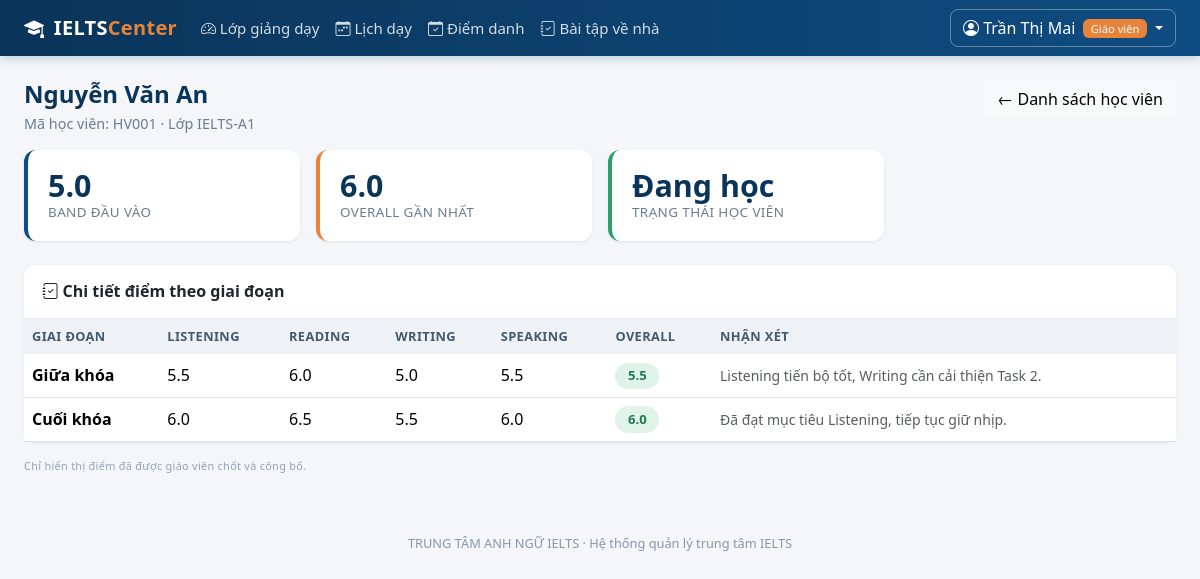
The app's page /giao-vien/lop/1/hoc-vien/1 (signed in) with its own data.
### models.py (models this page shows, shortened)
class User(UserMixin, db.Model):
    __tablename__ = "users"
    id = db.Column(db.Integer, primary_key=True)
    username = db.Column(db.String(50), unique=True, nullable=False, index=True)
    password_hash = db.Column(db.String(255), nullable=False)
    role = db.Column(db.String(20), nullable=False, default=ROLE_STUDENT)
    full_name = db.Column(db.String(120), nullable=False)
    email = db.Column(db.String(120))
    phone = db.Column(db.String(20))
    is_locked = db.Column(db.Boolean, default=False, nullable=False)
    failed_logins = db.Column(db.Integer, default=0, nullable=False)
    created_at = db.Column(db.DateTime, default=datetime.now)
    teacher = db.relationship(
        "TeacherProfile", back_populates="user", uselist=False, cascade="all, delete-orphan"
    )
    student = db.relationship(
        "StudentProfile", back_populates="user", uselist=False, cascade="all, delete-orphan"
    )
    @property
    def role_label(self):
        return ROLE_LABELS.get(self.role, self.role)
    @property
    def is_admin(self):
        return self.role == ROLE_ADMIN
    @property
    def is_teacher(self):
        return self.role == ROLE_TEACHER

class StudentProfile(db.Model):
    __tablename__ = "student_profiles"
    id = db.Column(db.Integer, primary_key=True)
    user_id = db.Column(db.Integer, db.ForeignKey("users.id"), unique=True, nullable=False)
    code = db.Column(db.String(20), unique=True)   # ma hoc vien
    dob = db.Column(db.Date)
    address = db.Column(db.String(200))
    entry_band = db.Column(db.Float)               # band kiem tra dau vao
    is_active = db.Column(db.Boolean, default=True, nullable=False)
    user = db.relationship("User", back_populates="student")
    enrollments = db.relationship(
        "Enrollment", back_populates="student", cascade="all, delete-orphan"
    )
    @property
    def full_name(self):
        return self.user.full_name

class ClassRoom(db.Model):
    __tablename__ = "classes"
    id = db.Column(db.Integer, primary_key=True)
    code = db.Column(db.String(20), unique=True, nullable=False)
    course_id = db.Column(db.Integer, db.ForeignKey("courses.id"), nullable=False)
    teacher_id = db.Column(db.Integer, db.ForeignKey("teacher_profiles.id"))
    room = db.Column(db.String(30))
    start_date = db.Column(db.Date)
    max_size = db.Column(db.Integer, default=20, nullable=False)
    status = db.Column(db.String(20), default="open", nullable=False)
    course = db.relationship("Course", back_populates="classes")
    teacher = db.relationship("TeacherProfile", back_populates="classes")
    schedules = db.relationship(
        "Schedule", back_populates="classroom", cascade="all, delete-orphan"
    )
    enrollments = db.relationship(
        "Enrollment", back_populates="classroom", cascade="all, delete-orphan"
    )
    homework_assignments = db.relationship(
        "Homework", back_populates="classroom", cascade="all, delete-orphan"
    )

class ScoreRecord(db.Model):
    __tablename__ = "score_records"
    id = db.Column(db.Integer, primary_key=True)
    enrollment_id = db.Column(db.Integer, db.ForeignKey("enrollments.id"), nullable=False)
    term = db.Column(db.String(50), nullable=False)   # vi du: Dau vao / Giua khoa / Cuoi khoa
    listening = db.Column(db.Float)
    reading = db.Column(db.Float)
    writing = db.Column(db.Float)
    speaking = db.Column(db.Float)
    overall = db.Column(db.Float)
    comment = db.Column(db.Text)
    is_published = db.Column(db.Boolean, default=False, nullable=False)
    updated_at = db.Column(db.DateTime, default=datetime.now, onupdate=datetime.now)
    enrollment = db.relationship("Enrollment", back_populates="scores")
    logs = db.relationship("ScoreLog", back_populates="score", cascade="all, delete-orphan")

class Enrollment(db.Model):
    __tablename__ = "enrollments"
    __table_args__ = (db.UniqueConstraint("student_id", "class_id", name="uq_student_class"),)
    id = db.Column(db.Integer, primary_key=True)
    student_id = db.Column(db.Integer, db.ForeignKey("student_profiles.id"), nullable=False)
    class_id = db.Column(db.Integer, db.ForeignKey("classes.id"), nullable=False)
    enrolled_at = db.Column(db.DateTime, default=datetime.now)
    status = db.Column(db.String(20), default="studying", nullable=False)
    student = db.relationship("StudentProfile", back_populates="enrollments")
    classroom = db.relationship("ClassRoom", back_populates="enrollments")
    scores = db.relationship(
        "ScoreRecord", back_populates="enrollment", cascade="all, delete-orphan"
    )
    attendance_records = db.relationship(
        "AttendanceRecord",
        back_populates="enrollment",
        cascade="all, delete-orphan",
        order_by="AttendanceRecord.attendance_date.desc()",
    )
    homework_submissions = db.relationship(
        "HomeworkSubmission",
        back_populates="enrollment",
        cascade="all, delete-orphan",
        order_by="HomeworkSubmission.submitted_at.desc()",
    )
    @property
    def status_label(self):
        return ENROLL_STATUS.get(self.status, self.status)
    @property
    def latest_score(self):
        published = [s for s in self.scores if s.is_published]
        if not published:
            return None
        return sorted(published, key=lambda s: s.updated_at or datetime.min)[-1]

### blueprints/teacher.py (the view)
@teacher_bp.route("/lop/<int:class_id>/hoc-vien/<int:enrollment_id>")
def student_scores(class_id, enrollment_id):
    classroom = db.session.get(ClassRoom, class_id)
    if not owns_class(classroom):
        flash("Bạn không được phân công phụ trách lớp này.", "danger")
        return redirect(url_for("teacher.dashboard"))
    enrollment = Enrollment.query.filter_by(
        id=enrollment_id, class_id=class_id
    ).first()
    if enrollment is None:
        abort(404)
    term_order = {term: index for index, term in enumerate(TERMS)}
    published_scores = sorted(
        (score for score in enrollment.scores if score.is_published),
        key=lambda score: (
            term_order.get(score.term, len(TERMS)),
            score.id,
        ),
    )
    return render_template(
        "teacher/student_scores.html",
        classroom=classroom,
        enrollment=enrollment,
        published_scores=published_scores,
        skills=SKILLS,
    )

### blueprints/teacher.py (called while the page is built)
@teacher_bp.before_request
@teacher_required
def _guard():
    return None

def owns_class(classroom):
    profile = current_user.teacher
    return profile is not None and classroom is not None and classroom.teacher_id == profile.id

### models.py (called while the page is built)
@login_manager.user_loader
def load_user(user_id):
    return db.session.get(User, int(user_id))

### utils.py (called while the page is built)
def role_required(*roles):
    def decorator(view):
        @wraps(view)
        def wrapper(*args, **kwargs):
            if not current_user.is_authenticated:
                flash("Vui lòng đăng nhập để tiếp tục.", "warning")
                return redirect(url_for("auth.login"))
            if current_user.role not in roles:
                abort(403)
            return view(*args, **kwargs)
        return wrapper
    return decorator

### templates/teacher/student_scores.html (shortened to what this page needs)
{% extends "base.html" %}
{% block content %}
<div class="d-flex justify-content-between align-items-start mb-3 flex-wrap gap-2">
  <div>
    <h4 class="page-title mb-1">{{ enrollment.student.full_name }}</h4>
    <p class="page-sub mb-0">
      Mã học viên: {{ enrollment.student.code or '—' }} · Lớp {{ classroom.code }}
    </p>
  </div>
  <a href="{{ url_for('teacher.class_detail', class_id=classroom.id) }}" class="btn btn-light">
    ← Danh sách học viên
  </a>
</div>
<div class="row g-3 mb-4">
  <div class="col-6 col-lg-3">
    <div class="stat-card">
      <div class="stat-value">{{ enrollment.student.entry_band if enrollment.student.entry_band is not none else '—' }}</div>
      <div class="stat-label">Band đầu vào</div>
    </div>
  </div>
  <div class="col-6 col-lg-3">
    <div class="stat-card accent">
      {% set latest = enrollment.latest_score %}
      <div class="stat-value">{{ latest.overall if latest and latest.overall is not none else '—' }}</div>
      <div class="stat-label">Overall gần nhất</div>
    </div>
  </div>
  <div class="col-6 col-lg-3">
    <div class="stat-card green">
      <div class="stat-value">{{ enrollment.status_label }}</div>
      <div class="stat-label">Trạng thái học viên</div>
    </div>
  </div>
</div>
<div class="card">
  <div class="card-header"><i class="bi bi-journal-check"></i> Chi tiết điểm theo giai đoạn</div>
  <div class="table-responsive">
    <table class="table table-hover mb-0">
      <thead>
        <tr>
          <th>Giai đoạn</th>
          {% for key, label in skills %}<th>{{ label }}</th>{% endfor %}
          <th>Overall</th>
          <th>Nhận xét</th>
        </tr>
      </thead>
      <tbody>
      {% for score in published_scores %}
        <tr>
          <td class="fw-semibold">{{ score.term }}</td>
          {% for key, label in skills %}
            <td>{{ score[key] if score[key] is not none else '—' }}</td>
          {% endfor %}
          <td>
            {% if score.overall is not none %}
              <span class="band-pill high">{{ score.overall }}</span>
            {% else %}<span class="band-pill none">—</span>{% endif %}
          </td>
          <td class="small text-muted">{{ score.comment or '—' }}</td>
        </tr>
      {% else %}
        <tr><td colspan="7" class="text-center text-muted py-4">Chưa có điểm nào được công bố.</td></tr>
      {% endfor %}
      </tbody>
    </table>
  </div>
</div>
<p class="uc-tag mt-3">Chỉ hiển thị điểm đã được giáo viên chốt và công bố.</p>
{% endblock %}

### templates/base.html (shortened to what this page needs)
<!DOCTYPE html>
<html lang="vi">
<head>
  <link href="{{ url_for('static', filename='vendor/bootstrap/bootstrap.min.css') }}" rel="stylesheet">
  <link href="{{ url_for('static', filename='vendor/bootstrap-icons/bootstrap-icons.min.css') }}" rel="stylesheet">
  <link rel="stylesheet" href="{{ url_for('static', filename='css/style.css') }}">
</head>
<body class="{% if not current_user.is_authenticated %}page-auth{% endif %}">
{% if current_user.is_authenticated %}
<nav class="navbar navbar-expand-lg app-navbar sticky-top">
  <div class="container-fluid px-4">
    <a class="navbar-brand" href="{{ url_for('auth.index') }}">
      <i class="bi bi-mortarboard-fill me-1"></i> IELTS<span class="brand-light">Center</span>
    </a>
    <div class="collapse navbar-collapse" id="mainNav">
      <ul class="navbar-nav me-auto">
        {% if current_user.is_admin %}
          <li class="nav-item"><a class="nav-link" href="{{ url_for('admin.dashboard') }}"><i class="bi bi-speedometer2"></i> Tổng quan</a></li>
          <li class="nav-item"><a class="nav-link" href="{{ url_for('admin.courses') }}"><i class="bi bi-journal-bookmark"></i> Khóa học</a></li>
          <li class="nav-item"><a class="nav-link" href="{{ url_for('admin.classes') }}"><i class="bi bi-people"></i> Lớp học</a></li>
          <li class="nav-item"><a class="nav-link" href="{{ url_for('admin.schedule_management') }}"><i class="bi bi-calendar-week"></i> Lịch học</a></li>
          <li class="nav-item"><a class="nav-link" href="{{ url_for('admin.teachers') }}"><i class="bi bi-person-video3"></i> Giáo viên</a></li>
          <li class="nav-item"><a class="nav-link" href="{{ url_for('admin.students') }}"><i class="bi bi-person-badge"></i> Học viên</a></li>
          <li class="nav-item"><a class="nav-link" href="{{ url_for('admin.attendance_report') }}"><i class="bi bi-calendar-check"></i> Điểm danh</a></li>
          <li class="nav-item"><a class="nav-link" href="{{ url_for('admin.accounts') }}"><i class="bi bi-shield-lock"></i> Tài khoản</a></li>
          <li class="nav-item"><a class="nav-link" href="{{ url_for('admin.scores') }}"><i class="bi bi-clipboard-data"></i> Kết quả</a></li>
        {% elif current_user.is_teacher %}
          <li class="nav-item"><a class="nav-link" href="{{ url_for('teacher.dashboard') }}"><i class="bi bi-speedometer2"></i> Lớp giảng dạy</a></li>
          <li class="nav-item"><a class="nav-link" href="{{ url_for('teacher.schedule') }}"><i class="bi bi-calendar-week"></i> Lịch dạy</a></li>
          <li class="nav-item"><a class="nav-link" href="{{ url_for('teacher.attendance') }}"><i class="bi bi-calendar-check"></i> Điểm danh</a></li>
          <li class="nav-item"><a class="nav-link" href="{{ url_for('teacher.homework_list') }}"><i class="bi bi-journal-check"></i> Bài tập về nhà</a></li>
        {% endif %}
      </ul>
      <div class="dropdown">
        <a class="btn btn-user dropdown-toggle" href="#" data-bs-toggle="dropdown">
          <i class="bi bi-person-circle"></i>
          {{ current_user.full_name }}
          <span class="badge role-badge ms-1">{{ current_user.role_label }}</span>
        </a>
      </div>
    </div>
  </div>
</nav>
{% endif %}
<main class="{% if current_user.is_authenticated %}container-fluid px-4 py-4{% else %}auth-wrapper{% endif %}">
  {% block content %}{% endblock %}
</main>
{% if current_user.is_authenticated %}
<footer class="app-footer">
  {{ CENTER_NAME }} · Hệ thống quản lý trung tâm IELTS
</footer>
{% endif %}
</body>
</html>

### static/css/style.css (style rules this page uses)
:root { --brand: #0f4c81; --brand-dark: #0a3459; --brand-light: #4a90c2; --accent: #e8833a; --surface: #f4f6f9; }
body { background: var(--surface); font-family: "Segoe UI", Roboto, "Helvetica Neue", Arial, sans-serif; color: #23303d; min-height: 100vh; }
.app-navbar { background: linear-gradient(90deg, var(--brand-dark), var(--brand)); box-shadow: 0 2px 10px rgba(15, 76, 129, .25); }
.app-navbar .navbar-brand { color: #fff; font-weight: 700; letter-spacing: .3px; }
.app-navbar .brand-light { color: var(--accent); }
.app-navbar .nav-link { color: rgba(255, 255, 255, .82); font-size: .94rem; padding: .5rem .85rem; border-radius: 6px; }
.btn-user { color: #fff; border: 1px solid rgba(255,255,255,.35); border-radius: 8px; }
.role-badge { background: var(--accent); font-weight: 500; font-size: .7rem; }
.card { border: none; border-radius: 12px; box-shadow: 0 1px 3px rgba(16, 40, 66, .09); }
.card-header { background: #fff; border-bottom: 1px solid #e7ecf2; font-weight: 600; border-radius: 12px 12px 0 0 !important; padding: .9rem 1.15rem; }
.page-title { font-weight: 700; color: var(--brand-dark); margin-bottom: .25rem; }
.page-sub { color: #6b7c8f; font-size: .9rem; }
.stat-card { border-radius: 12px; padding: 1.15rem 1.25rem; background: #fff; border-left: 4px solid var(--brand); box-shadow: 0 1px 3px rgba(16, 40, 66, .09); height: 100%; }
.stat-card .stat-value { font-size: 1.9rem; font-weight: 700; color: var(--brand-dark); line-height: 1.1; }
.stat-card .stat-label { color: #6b7c8f; font-size: .84rem; text-transform: uppercase; letter-spacing: .4px; }
.stat-card.accent { border-left-color: var(--accent); }
.stat-card.green { border-left-color: #2e9e6b; }
.table thead th { background: #eef2f7; color: #46586c; font-size: .8rem; text-transform: uppercase; letter-spacing: .4px; border-bottom: none; }
.table td, .table th { vertical-align: middle; }
.band-pill { display: inline-block; min-width: 44px; text-align: center; padding: .2rem .5rem; border-radius: 20px; font-weight: 600; font-size: .82rem; background: #e7f0f8; color: var(--brand-dark); }
.band-pill.high { background: #dff3e8; color: #1d7a4f; }
.app-footer { text-align: center; color: #8797a8; font-size: .8rem; padding: 1.25rem 0 2rem; }
.uc-tag { font-size: .68rem; color: #94a3b4; letter-spacing: .3px; }

### records on screen
User: full_name "Trần Thị Mai", role_label "Giáo viên"
User: student.full_name "Nguyễn Văn An"
StudentProfile: student "HV001", student "5.0"
ClassRoom: code "IELTS-A1"
ScoreRecord: overall "6.0", term "Cuối khóa", listening "6.0" "6.5" "5.5" "6.0", comment "Đã đạt mục tiêu Listening, tiếp tục giữ nhịp."
Enrollment: status_label "Đang học"
ScoreRecord: term "Giữa khóa", listening "5.5" "6.0" "5.0" "5.5", overall "5.5", comment "Listening tiến bộ tốt, Writing cần cải thiện Task 2."

### other values on screen
{{ label }} "LISTENING" "READING" "WRITING" "SPEAKING"
{{ CENTER_NAME }} "TRUNG TÂM ANH NGỮ IELTS"
